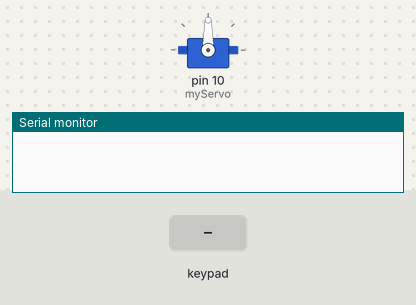
Bench run of a sketch on a simulated Arduino Uno, built with avr-gcc and run on an emulated ATmega328P. Parts: servo, the last lines printed to the serial monitor. The test bench sets the inputs (shaded band).

Above: at 1.2 s.
1.3 s: key '*' pressed
At 1.7 s:
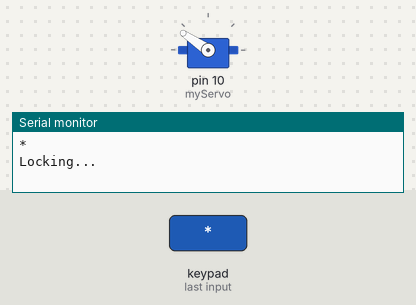
2.8 s: keypad keys 1 2 3 4 # pressed 0.4 s apart
At 5.4 s:
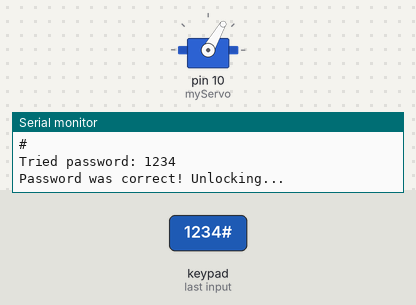
Timing chart, 0 to 6.9 s (numbered marks = the images above; inputs shaded):
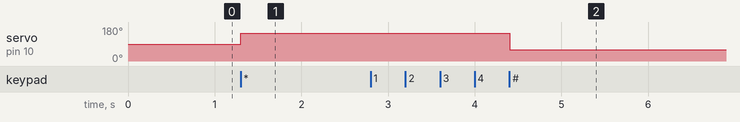

Measured:
- after the input at 1.3 s, servo on pin 10 (myServo): 90° → 146° at once
- after the input at 2.8 s, servo on pin 10 (myServo): 146° → 60° after 1.6 s

The sketch:

Keypad_lock.ino
```cpp
#include <Keypad.h>
#include <Servo.h>

Servo myServo;
const byte ROWS = 4; //four rows
const byte COLS = 3; //three columns
//define the symbols on the buttons of the keypads

char hexaKeys[ROWS][COLS] = {
 {'1','2','3'},
 {'4','5','6'},
 {'7','8','9'},
 {'*','0','#'}
};
byte rowPins[ROWS] = {9, 8, 7, 6}; //connect to the row pinouts of the keypad
byte colPins[COLS] = {5, 4, 3}; //connect to the column pinouts of the keypad
//initialize an instance of class NewKeypad
Keypad customKeypad = Keypad( makeKeymap(hexaKeys), rowPins, colPins, ROWS, COLS);

String inputPass = "";

//You can change these
String correctPass = "1234";
int triesLeft = 3;
int wrongPassDelay = 5000;  //in ms
int lockDegrees = 146;
int unlockDegrees = 60;

void setup() {
  Serial.begin(9600);
  myServo.attach(10);
}

void loop() {
  char typedKey = customKeypad.getKey();

  if(typedKey){
    Serial.println(typedKey);
    if(typedKey == '#'){  //'#' initiates password confirmation sequence
      Serial.println("Tried password: " + inputPass);
      if(inputPass == correctPass){
        triesLeft = 3;
        Serial.println("Password was correct! Unlocking...");
        myServo.write(unlockDegrees); //unlocks
      }
      else{
        triesLeft--;
        Serial.println("Wrong password! Tries left: " + String(triesLeft));
        if(triesLeft == 0){
          Serial.println("Too many wrong tries! Please wait " + String(wrongPassDelay/1000) + "s to retry.");
          delay(wrongPassDelay);
          triesLeft = 3;
        }
      }
      inputPass = ""; //clears the input string
    }

    else if (typedKey == '*'){
      Serial.println("Locking...");
      inputPass = ""; //clears the input string
      myServo.write(lockDegrees); //locks
    }

    else{
      inputPass += typedKey;
    }
  }
}
```
